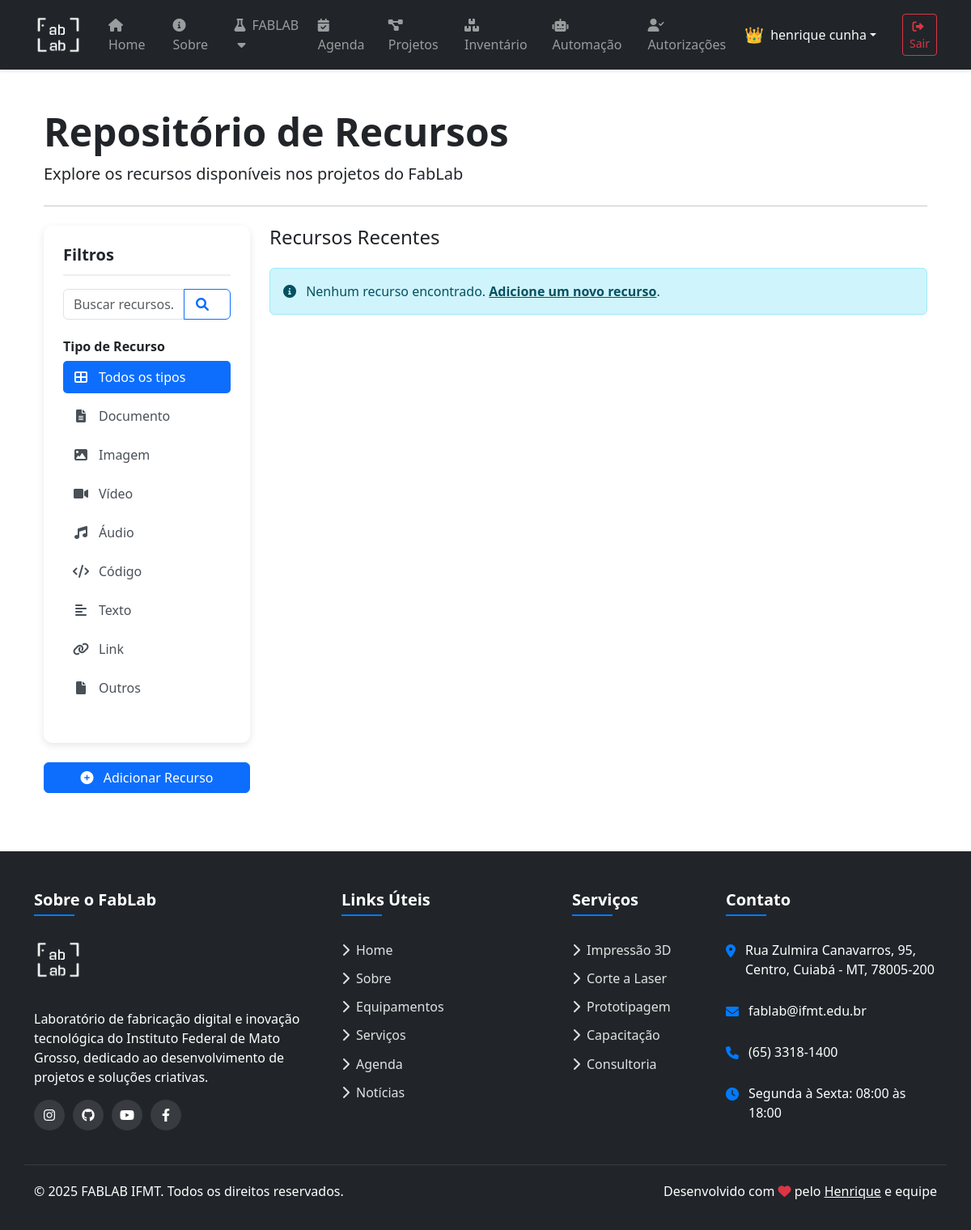
Before: /repositorio/ (signed in) with the older database file.
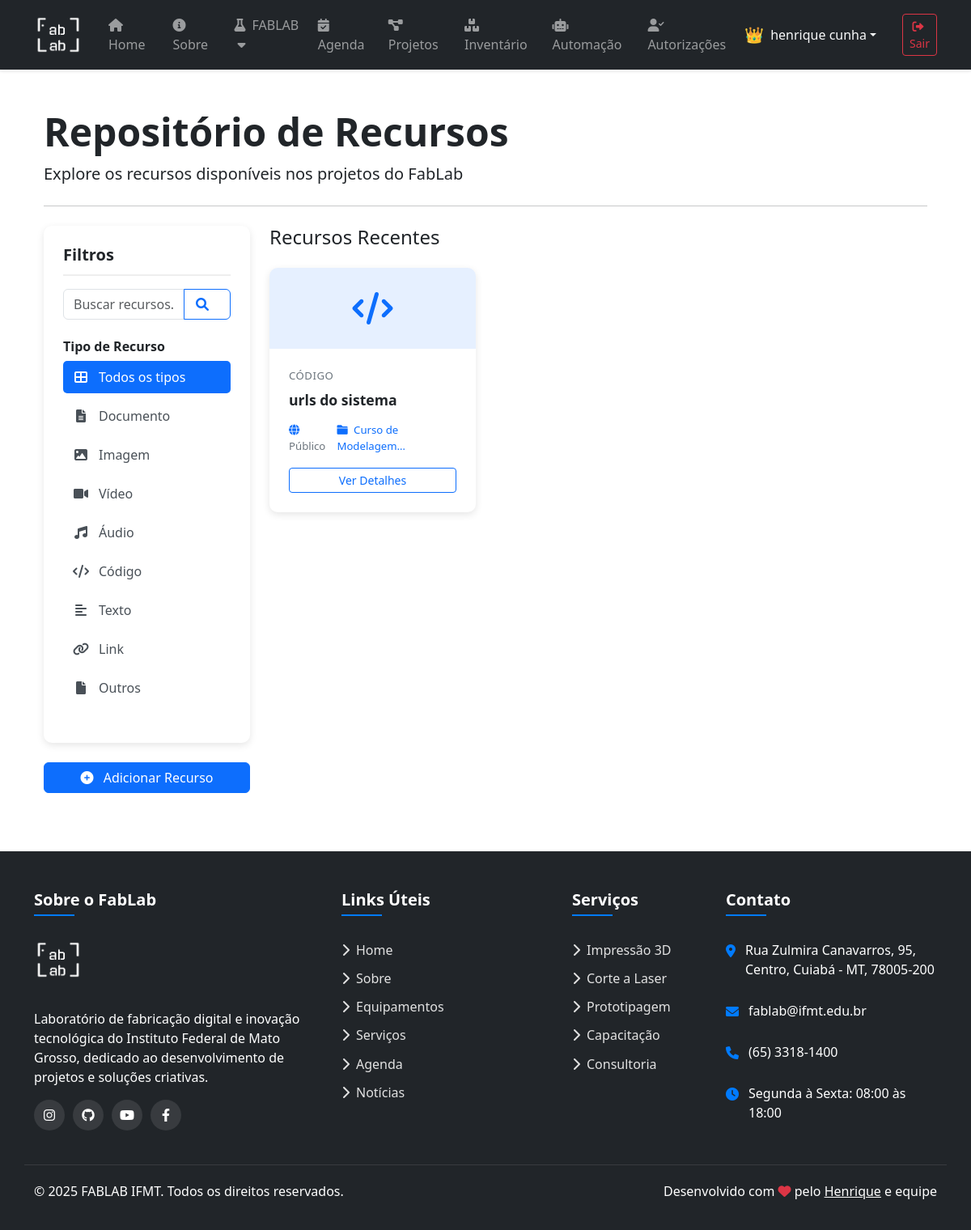
After: the same page with the newer database file.
### repositorio/models.py (models this page shows, shortened)
class Resource(models.Model):
    RESOURCE_TYPES = (
        ('document', 'Documento'),
        ('image', 'Imagem'),
        ('video', 'Vídeo'),
        ('audio', 'Áudio'),
        ('code', 'Código'),
        ('text', 'Texto'),
        ('link', 'Link'),
        ('other', 'Outros'),
    )
    VISIBILITY_CHOICES = (
        ('public', 'Público'),
        ('members', 'Apenas membros'),
        ('team', 'Apenas equipe interna'),
    )
    title = models.CharField('Título', max_length=200)
    slug = models.SlugField(unique=True)
    description = models.TextField('Descrição', blank=True)
    resource_type = models.CharField('Tipo', max_length=20, choices=RESOURCE_TYPES)
    category = models.ForeignKey(ResourceCategory, on_delete=models.SET_NULL, null=True, blank=True, related_name='resources')
    project = models.ForeignKey(Projeto, on_delete=models.CASCADE, related_name='resources')
    visibility = models.CharField('Visibilidade', max_length=20, choices=VISIBILITY_CHOICES, default='members')
    text_content = models.TextField('Conteúdo de texto', blank=True)
    external_url = models.URLField('URL externa', blank=True, null=True)
    featured = models.BooleanField('Destacado', default=False, help_text='Se marcado, este recurso será destacado na página do projeto')
    tags = models.CharField('Tags', max_length=200, blank=True, help_text='Tags separadas por vírgula')
    created_by = models.ForeignKey(settings.AUTH_USER_MODEL, on_delete=models.SET_NULL, null=True, related_name='created_resources')
    created_at = models.DateTimeField('Criado em', auto_now_add=True)
    updated_at = models.DateTimeField('Atualizado em', auto_now=True)
    class Meta:
        verbose_name = 'Recurso'
        verbose_name_plural = 'Recursos'
        ordering = ['-created_at']
    def get_absolute_url(self):
        return reverse('repositorio:resource_detail', args=[self.slug])

### projetos/models.py (models this page shows, shortened)
class Projeto(models.Model):
    STATUS_CHOICES = (
        ('concluido', 'Concluído'),
        ('em_andamento', 'Em Andamento'),
        ('planejado', 'Planejado'),
        ('cancelado', 'Cancelado'),
    )
    titulo = models.CharField(max_length=200)
    slug = models.SlugField(max_length=200, unique=True)
    descricao_curta = models.CharField(max_length=250, help_text="Descrição curta para exibição em cards")
    descricao = models.TextField(help_text="Descrição completa do projeto")
    imagem = models.ImageField(upload_to='projetos/', help_text="Imagem principal do projeto")
    data_inicio = models.DateField()
    data_conclusao = models.DateField(null=True, blank=True)
    status = models.CharField(max_length=20, choices=STATUS_CHOICES, default='em_andamento')
    responsavel = models.ForeignKey(User, on_delete=models.SET_NULL, null=True, blank=True, related_name='projetos_responsavel')
    participantes = models.ManyToManyField(User, blank=True, related_name='projetos_participante')
    tags = models.ManyToManyField(ProjetoTag, blank=True, related_name='projetos')
    link_github = models.URLField(blank=True, null=True, help_text="Link para repositório no GitHub")
    link_video = models.URLField(blank=True, null=True, help_text="Link para vídeo do projeto")
    link_documentacao = models.URLField(blank=True, null=True, help_text="Link para documentação")
    mostrar_na_home = models.BooleanField(default=False, help_text="Se marcado, o projeto será exibido na página inicial")
    publicado = models.BooleanField(default=True, help_text="Se marcado, o projeto estará visível no site")
    destaque = models.BooleanField(default=False, help_text="Se marcado, receberá destaque visual")
    data_criacao = models.DateTimeField(auto_now_add=True)
    data_atualizacao = models.DateTimeField(auto_now=True)
    class Meta:
        verbose_name = 'Projeto'
        verbose_name_plural = 'Projetos'
        ordering = ['-data_criacao']
    def get_absolute_url(self):
        return reverse('projetos:detalhe', args=[self.slug])

### repositorio/views.py (the view)
# urls.py: path('', views.logs_list, name='index'),
@login_required
def index(request):
    category_filter = request.GET.get('category')
    type_filter = request.GET.get('type')
    search_query = request.GET.get('q')
    sort_by = request.GET.get('sort', '-created_at')  # Padrão: mais recentes primeiro
    if request.user.is_superuser:
        resources = Resource.objects.all()
    else:
        resources = Resource.objects.filter(
            models.Q(visibility='public') |
            models.Q(project__responsavel=request.user) |
            models.Q(project__participantes=request.user)
        ).distinct()
    if category_filter:
        try:
            category = ResourceCategory.objects.get(slug=category_filter)
            resources = resources.filter(category=category)
        except ResourceCategory.DoesNotExist:
            pass
    if type_filter:
        resources = resources.filter(resource_type=type_filter)
    if search_query:
        resources = resources.filter(
            models.Q(title__icontains=search_query) |
            models.Q(description__icontains=search_query) |
            models.Q(tags__icontains=search_query)
        )
    resources = resources.order_by(sort_by)
    paginator = Paginator(resources, 12)  # 12 recursos por página
    page = request.GET.get('page')
    resources_page = paginator.get_page(page)
    context = {
        'resources': resources_page,
        'categories': ResourceCategory.objects.all(),
        'resource_types': Resource.RESOURCE_TYPES,
        'selected_category': category_filter,
        'selected_type': type_filter,
        'search_query': search_query
    }
    return render(request, 'repositorio/index.html', context)

### logs/context_processors.py (called while the page is built)
def pending_events_count(request):
    context = {'global_pending_count': 0}
    if request.user.is_authenticated and request.user.is_staff:
        context['global_pending_count'] = Event.objects.filter(approved=False).count()
    return context

### users/context_processors.py (called while the page is built)
def registration_requests_count(request):
    pending_count = 0
    if request.user.is_authenticated and request.user.is_superuser:
        pending_count = RegistrationRequest.objects.filter(status='pending').count()
    return {
        'registration_pending_count': pending_count
    }

### repositorio/templates/repositorio/index.html (shortened to what the changed rows need)
{% extends 'layout.html' %}
{% load static %}
{% load repository_tags %}
{% block content %}
<div class="container py-4">
  <div class="row">
    <div class="col-12">
      <h1 class="display-5 fw-bold">Repositório de Recursos</h1>
    </div>
  </div>
  <div class="row">
    <div class="col-lg-3">
      <div class="category-menu">
        <ul class="mb-4">
          {% for type_code, type_name in resource_types %}
          <li>
            <a href="{% url 'repositorio:index' %}?type={{ type_code }}"
              {% if selected_type == type_code %}class="active"{% endif %}>
              <i class="fas {% if type_code == 'document' %}fa-file-alt{% elif type_code == 'image' %}fa-image{% elif type_code == 'video' %}fa-video{% elif type_code == 'audio' %}fa-music{% elif type_code == 'code' %}fa-code{% elif type_code == 'text' %}fa-align-left{% elif type_code == 'link' %}fa-link{% else %}fa-file{% endif %}"></i>
              {{ type_name }}
            </a>
          </li>
          {% endfor %}
        </ul>
      </div>
    </div>
    <div class="col-lg-9">
      <div>
        <h2 class="h4 mb-4">
          {% if search_query %}
            Resultados para "{{ search_query }}"
          {% elif selected_category %}
            {{ selected_category|title }}
          {% elif selected_type %}
            {{ selected_type|title }}
          {% elif selected_project %}
            Projeto
          {% else %}
            Recursos Recentes
          {% endif %}
        </h2>
        {% if resources %}
        <div class="row g-4">
          {% for resource in resources %}
          <div class="col-md-6 col-xl-4">
            <div class="resource-card position-relative h-100">
              {% if resource.is_image and resource.file %}
              <div class="resource-image" style="height: 150px; overflow: hidden;">
                <img src="{{ resource.file.url }}" alt="{{ resource.title }}" style="width: 100%; height: 100%; object-fit: cover;">
              </div>
              {% else %}
              <div class="resource-icon">
                {% if resource.resource_type == 'document' %}
                  <i class="fas fa-file-alt"></i>
                {% elif resource.resource_type == 'image' %}
                  <i class="fas fa-image"></i>
                {% elif resource.resource_type == 'video' %}
                  <i class="fas fa-video"></i>
                {% elif resource.resource_type == 'audio' %}
                  <i class="fas fa-music"></i>
                {% elif resource.resource_type == 'code' %}
                  <i class="fas fa-code"></i>
                {% elif resource.resource_type == 'text' %}
                  <i class="fas fa-align-left"></i>
                {% elif resource.resource_type == 'link' %}
                  <i class="fas fa-link"></i>
                {% else %}
                  <i class="fas fa-file"></i>
                {% endif %}
              </div>
              {% endif %}
              <div class="resource-content">
                <div class="resource-type">{{ resource.get_resource_type_display }}</div>
                <h3 class="resource-title">{{ resource.title }}</h3>
                <div class="resource-meta">
                  <span>
                    <i class="fas {% if resource.visibility == 'public' %}fa-globe{% elif resource.visibility == 'members' %}fa-users{% else %}fa-user-shield{% endif %} visibility-icon me-1"></i>
                    {{ resource.get_visibility_display }}
                  </span>
                  <a href="{{ resource.project.get_absolute_url }}" class="text-decoration-none">
                    <i class="fas fa-folder me-1"></i> {{ resource.project.titulo|truncatechars:20 }}
                  </a>
                </div>
                <div class="mt-3 d-grid">
                  <a href="{{ resource.get_absolute_url }}" class="btn btn-outline-primary btn-sm">Ver Detalhes</a>
                </div>
              </div>
            </div>
          </div>
          {% endfor %}
        </div>
        {% else %}
        <div class="alert alert-info">
          <i class="fas fa-info-circle me-2"></i>
          Nenhum recurso encontrado.
          {% if user.is_authenticated %}
            <a href="{% url 'repositorio:resource_create' %}" class="alert-link">Adicione um novo recurso</a>.
          {% endif %}
        </div>
        {% endif %}
      </div>
    </div>
  </div>
</div>
{% endblock %}

Changed rows visible on the page:
added Resource: resource_type "CÓDIGO", title "urls do sistema", visibility "Público", project.titulo "Curso de Modelagem…"
Other visible differences:
text no longer shown: "Nenhum recurso encontrado. Adicione um novo recurso ."
